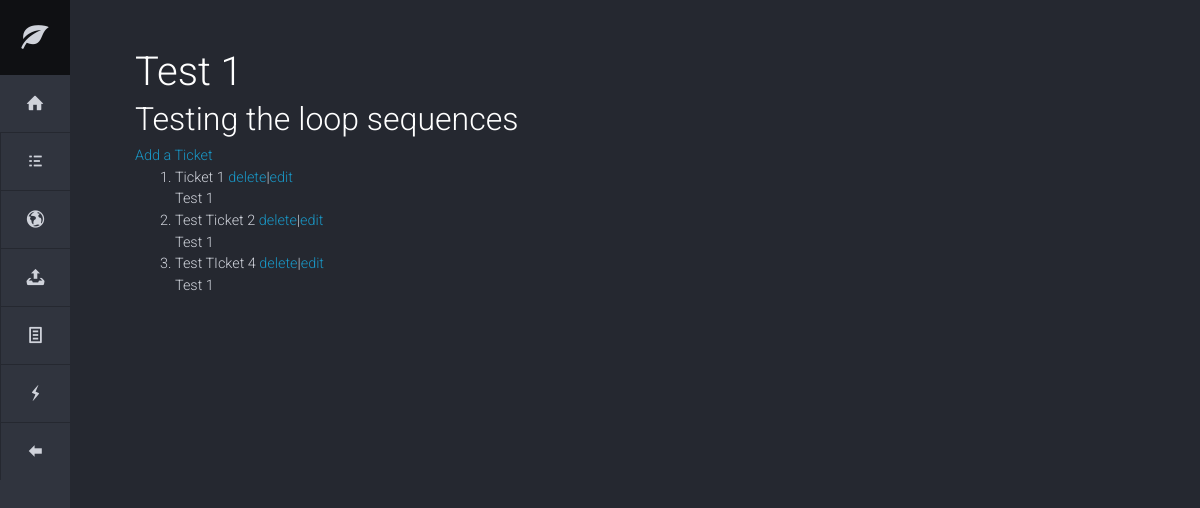
Screenshot of /projects/5/ with the database file from the repository.
### projects/models.py (models this page shows, shortened)
class Project(models.Model):
    title = models.CharField(max_length=20)
    description = models.TextField(max_length=256)
    def __str__(self):
        return self.title

class Ticket(models.Model):
    title = models.CharField(max_length=20)
    class DifficultyLevel(models.IntegerChoices):
        EASY = 0, ('Easy')
        NORMAL = 1, ('Normal')
        HARD = 2, ('HARD')
    class StatusLevel(models.IntegerChoices):
        NOTSTARTED = 0, ('Not Started')
        PROGRESS = 1, ('In Progress')
        COMPLETED = 2, ('Completed')
    author = models.ForeignKey(
        get_user_model(),
        on_delete=models.CASCADE
    )
    dateCreated = models.DateTimeField(default=timezone.now)
    dateResolved = models.DateField(null=True, blank=True)
    difficulty = models.IntegerField(default=DifficultyLevel.EASY, choices=DifficultyLevel.choices)
    status = models.IntegerField(default=StatusLevel.NOTSTARTED, choices=StatusLevel.choices)
    project = models.ForeignKey(Project, on_delete=models.CASCADE)
    commentary = models.TextField(max_length=256)

### projects/views.py (the view)
class ProjectDetailView(DetailView):
    model = Project
    template_name = 'projects/detail.html'
    def get_queryset(self):
        return Project.objects.filter(id=self.kwargs['pk'])
    def get_context_data(self, **kwargs):
        context = super(ProjectDetailView, self).get_context_data(**kwargs)
        context["ticket_list"] = Ticket.objects.filter(project_id=self.kwargs['pk'])
        return context

### templates/projects/detail.html (shortened to what this page needs)
{% extends 'icon-nav.html' %}
{% block content %}
    <h1>{{project.title}}</h1>
    <h2>{{project.description}}</h2>
    <a href="{% url 'ticket_new' %}">Add a Ticket</a>
    <ol>
    {% for ticket in ticket_list %}
        <li>{{ ticket.title }} <a href="{% url 'ticket_delete' ticket.id %}">delete</a>|<a href="{% url 'ticket_detail' ticket.id %}">edit</a></li>
        {{ ticket.project }}
    {% empty %}
    <p>There are no tickets in this project yet. <a href="{% url 'ticket_new' %}">create one here</a></p>
    {% endfor %}
    </ol>
{% endblock content %}

### static/assets/css/application.css (style rules this page uses)
body { padding-top: 20px; padding-bottom: 20px; }
@media (min-width: 768px) { body { padding-top: 50px; padding-bottom: 50px; } }
h1, h2, h3, h4, h5, h6, .h1, .h2, .h3, .h4, .h5, .h6 { margin-top: 0; }

### templates/icon-nav.html (style rules this page uses)
body { width: 1px; min-width: 100%; *width: 100%; }

### rows the page displays
Project: title "Test 1", description "Testing the loop sequences"
Ticket: title "Ticket 1", project "Test 1"
Ticket: title "Test Ticket 2", project "Test 1"
Ticket: title "Test TIcket 4", project "Test 1"
